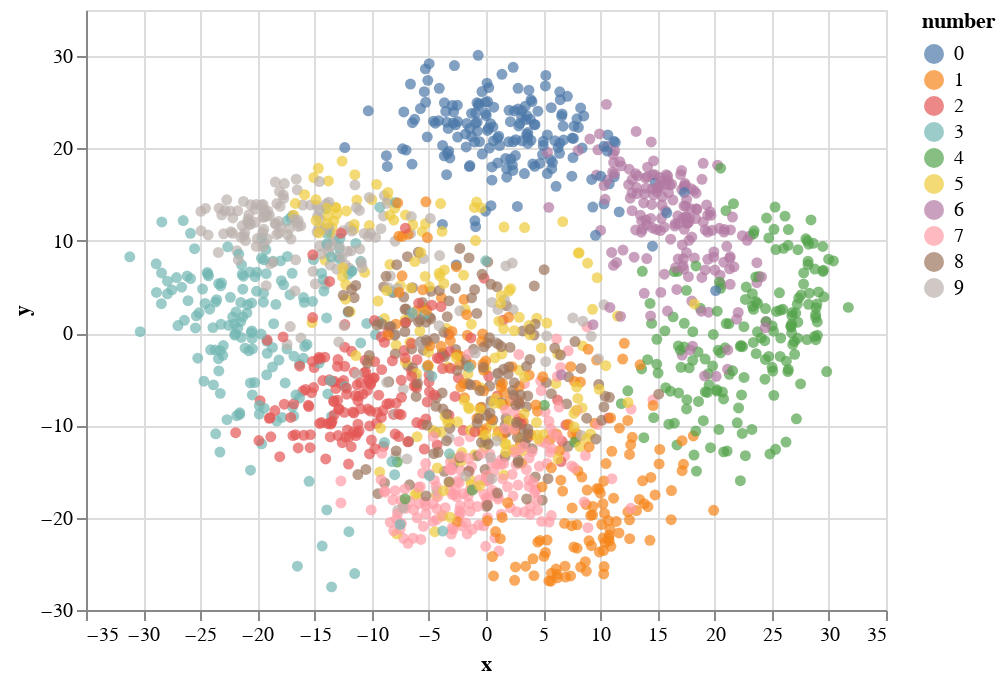

Notebook cell for this chart:
### Code cell
chart = (
    alt.Chart(df)
    .mark_circle()
    .encode(x='x', y='y', color='number:N', tooltip=['number'])
    .interactive()
)

chart

### Figure 1 — Vega-Lite specification as saved in the notebook (floating-point values rounded to 4 significant figures; data arrays with more than 128 entries replaced by an {"elided": "..."} marker saying what was removed)
{"config": {"view": {"continuousWidth": 400, "continuousHeight": 300}}, "data": {"name": "data-b063c466d04e77a9e009c830c6735ea5"}, "mark": "circle", "encoding": {"color": {"type": "nominal", "field": "number"}, "tooltip": [{"type": "quantitative", "field": "number"}], "x": {"type": "quantitative", "field": "x"}, "y": {"type": "quantitative", "field": "y"}}, "selection": {"selector001": {"type": "interval", "bind": "scales", "encodings": ["x", "y"]}}, "$schema": "https://vega.github.io/schema/vega-lite/v4.0.0.json", "datasets": {"data-b063c466d04e77a9e009c830c6735ea5": {"elided": "1797 records"}}}
